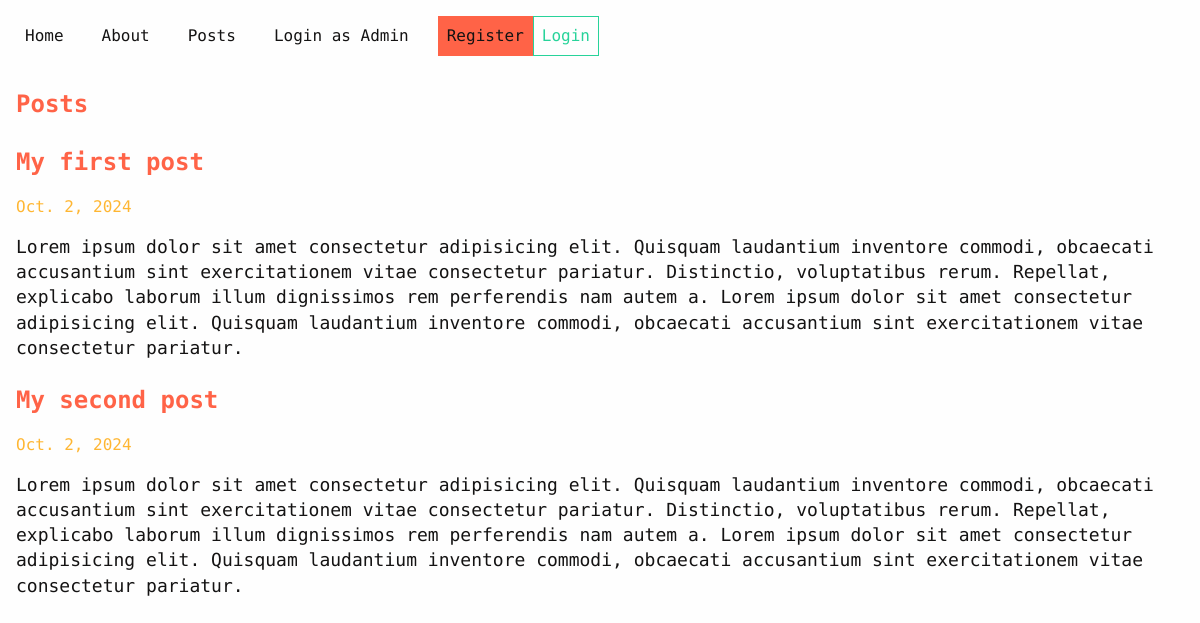
/posts/, run on the app's committed database.
### posts/models.py (models this page shows, shortened)
class Post(models.Model):
    title = models.CharField(max_length=75)
    body = models.TextField()
    slug = models.SlugField()
    date = models.DateField(auto_now_add=True)

### posts/views.py (the view)
# urls.py: path('', views.posts_list, name="list"),
def posts_list(request):
    posts = Post.objects.all()
    return render(request, 'posts/posts_list.html', {'posts': posts})

### posts/templates/posts/posts_list.html (shortened to what this page needs)
{% extends 'layout.html' %}
{% block content %}
  <section class="section">
    <h1 class="">Posts</h1>
    {% for post in posts  %}
    <article class="post">
      <a href="{% url "posts:page" slug=post.slug %}" class="">
        <h2 class="post__title">{{ post.title }}</h2>
      </a>
      <p class="post__date">{{ post.date }}</p>
      <p class="post__body">{{ post.body }}</p>
    </article>
    {% endfor %}
  </section>
{% endblock %}

### templates/layout.html (shortened to what this page needs)
<!DOCTYPE html>
{% load static %}
<html lang="en">
<head>
    <link rel="stylesheet" href="{% static "css/style.css" %}">
</head>
<body>
    <nav class="nav">
        <li class="nav__item">
            <a class="nav__link" href="/">
                Home
            </a>
        </li>
        <li class="nav__item"><a class="nav__link" href="/about">About</a></li>
        <li class="nav__item"><a class="nav__link" href="/posts">Posts</a></li>
        {% if user.is_authenticated %}
        <li class="nav__item"><a class="nav__link" href="{% url "posts:new-post" %}">New Post</a></li>
            <form action="{% url "users:logout" %}" method="post" class="btn btn-secondary">
                {% csrf_token %}
            <button class="btn btn-logout btn-secondary ">Logout</button>
            </form>
        {% else %}
        <li class="nav__item"><a class="nav__link" href="/admin">Login as Admin</a></li>
        <ul class="nav__cta">
            <a href="{% url "users:register" %}" class="btn btn-secondary">
                Register
            </a>
            <a href="{% url "users:login" %}" class="btn btn-primary">
                Login
            </a>
        </ul>
        {% endif %}
    </nav>
    <main class="main">
        {% block content %}
        {% endblock  %}
    </main>
</body>
</html>

### static/css/style.css (style rules this page uses)
:root { --text-color: #141313; --bg-color: #fefefe; --primary: tomato; --accent: #28d39a; --secondary: orange; --gray: #504949; --transparent: #ffffff00; }
* { margin: 0; padding: 0; box-sizing: border-box; }
body { min-height: 100vh; font-size: 16px; background-color: var(--bg-color); color: var(--text-color); line-height: 1.4; font-family: "Reddit Mono"; }
li { list-style: none; }
a { color: var(--text-color); text-decoration: none; }
h1 { color: var(--primary); }
.btn { outline: none; padding: 8px; border: none; cursor: pointer; }
.btn-primary { background: var(--transparent); color: var(--accent); border: solid 1px var(--accent); }
.btn-secondary { background: var(--primary); color: var(--text-color); border: solid 1px var(--primary); }
.nav { width: 100%; max-width: 1280px; margin: 0 auto; padding: 16px; display: flex; align-items: center; gap: 20px; }
.nav .nav__item { border: solid 1px var(--transparent); padding: 4px 8px; cursor: pointer; }
.nav .nav__link { display: flex; gap: 8px; color: var(--text-color); }
.nav .nav__cta { width: 100%; max-width: 300px; align-self: end; justify-self: end; display: flex; row-gap: 8px; }
.main { width: 100%; max-width: 1280px; margin: 0 auto; padding: 16px; }
.section { width: 100%; max-width: 1280px; margin: 0 auto; }
.post { display: flex; flex-direction: column; row-gap: 16px; margin: 24px 0; }
.post .post__title { font-size: 24px; font-weight: 600; color: var(--primary); }
.post .post__date { font-size: 16px; opacity: 0.8; color: var(--secondary); }
.post .post__body { font-size: 18px; color: var(--text-color); }

### data on the page
Post: title "My first post", date "Oct. 2, 2024", body "Lorem ipsum dolor sit amet consectetur adipisicing elit. Quisquam laudantium inventore commodi, obcaecati accusantium sint exercitationem vitae consectetur pariatur. Distinctio, voluptatibus rerum. Repellat, explicabo laborum illum dignissimos rem perferendis nam autem a. Lorem ipsum dolor sit amet consectetur adipisicing elit. Quisquam laudantium inventore commodi, obcaecati accusantium sint exercitationem vitae consectetur pariatur."
Post: title "My second post", date "Oct. 2, 2024", body "Lorem ipsum dolor sit amet consectetur adipisicing elit. Quisquam laudantium inventore commodi, obcaecati accusantium sint exercitationem vitae consectetur pariatur. Distinctio, voluptatibus rerum. Repellat, explicabo laborum illum dignissimos rem perferendis nam autem a. Lorem ipsum dolor sit amet consectetur adipisicing elit. Quisquam laudantium inventore commodi, obcaecati accusantium sint exercitationem vitae consectetur pariatur."
